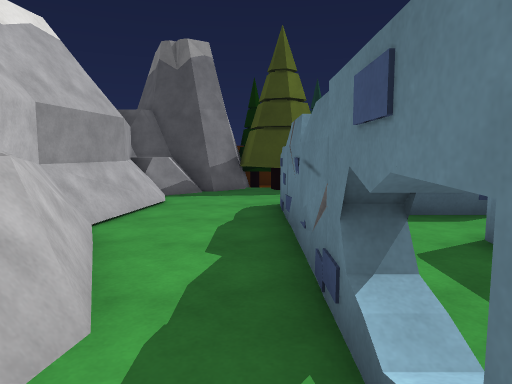
View 1 (above)

23 first-person views from a walk through a Unity game level. The camera is 1.3 m above the floor, tilts 6° down and sees 70° across. The floor is counted in squares, 1 m on a side. Each view is taken from the middle of a square. On the plan, view 1 faces up. The plan holds only what a view shows up to about 15 squares ahead; the rest is blank. The place goes on beyond the plan. The player character is not drawn. Surface patterns are stand-ins for the level's own textures.

View 2
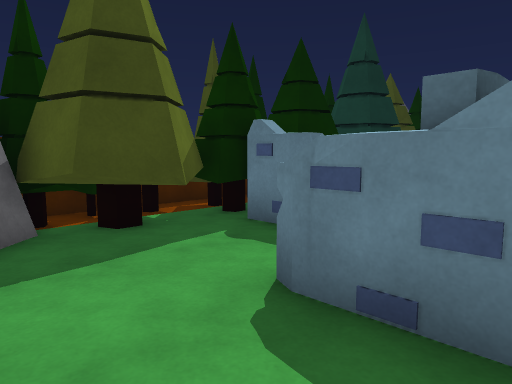

View 3
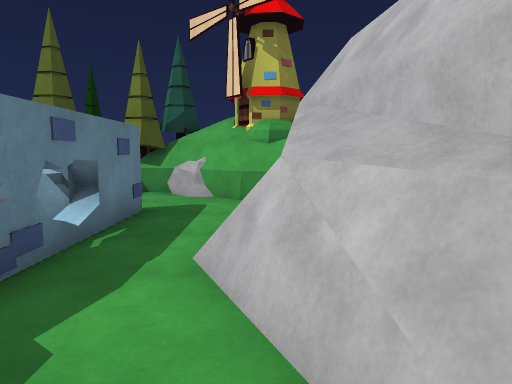

View 4
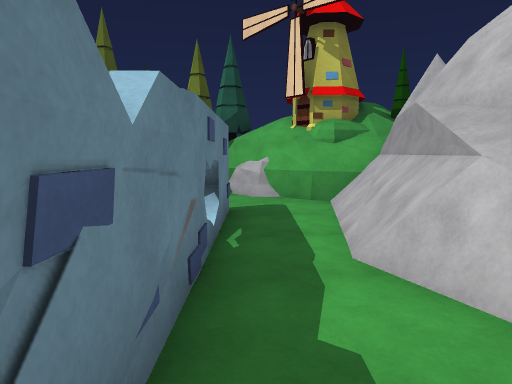

View 5
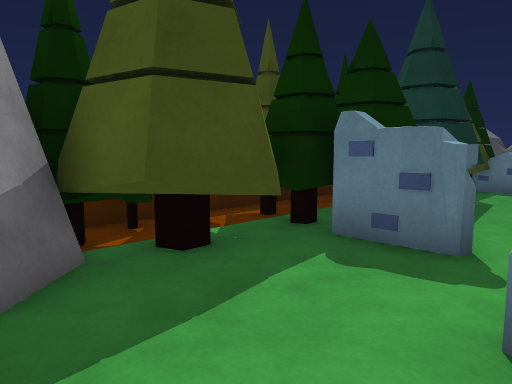

View 6
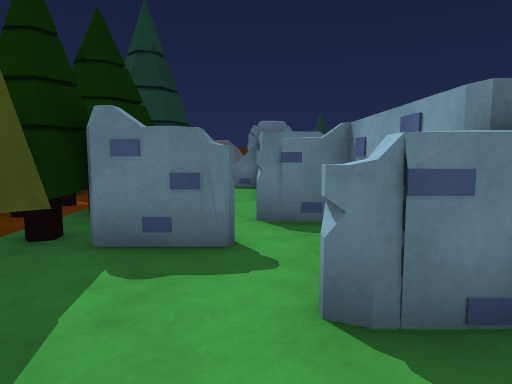

View 7
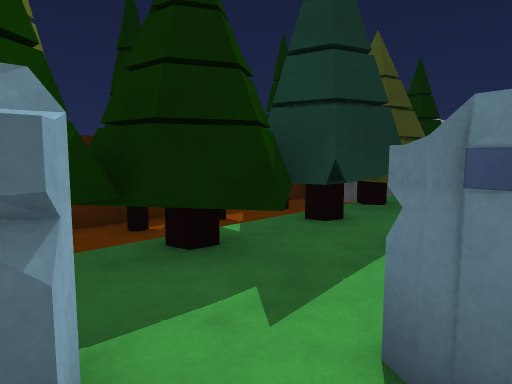

View 8
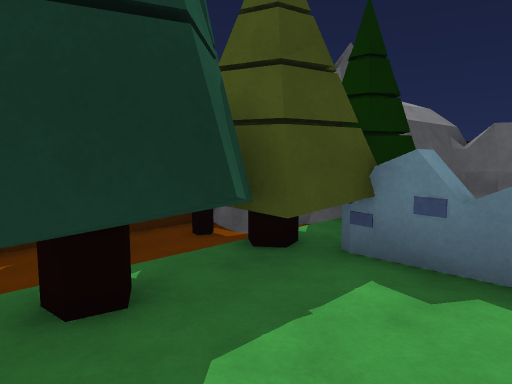

View 9
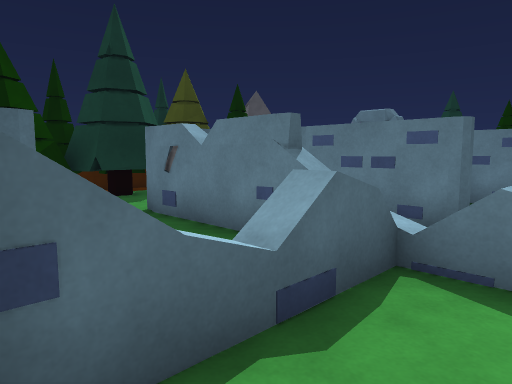

View 10
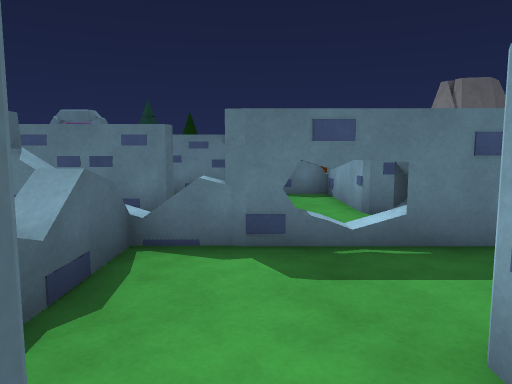

View 11
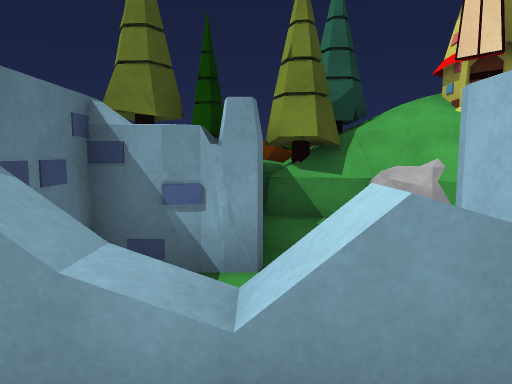

View 12
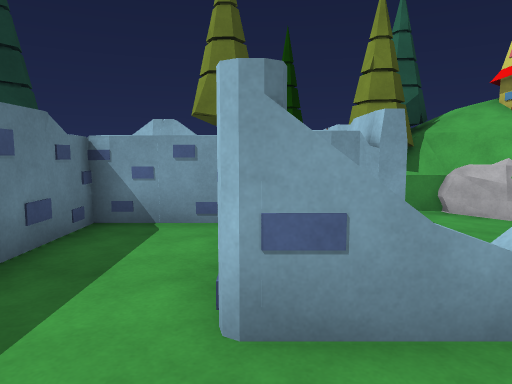

View 13
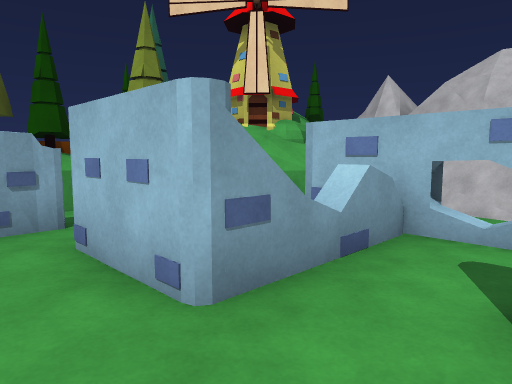

View 14
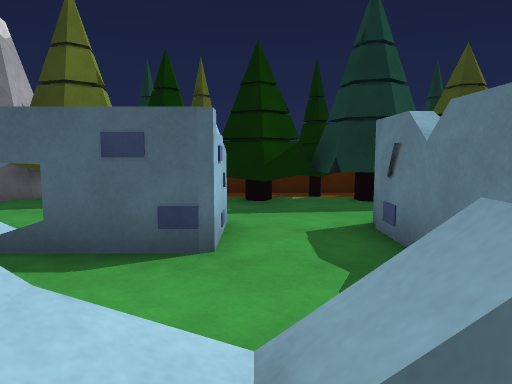

View 15
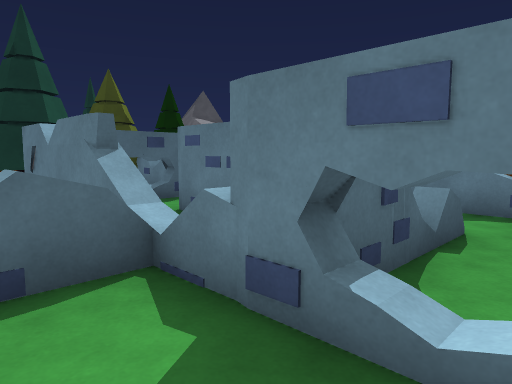

View 16
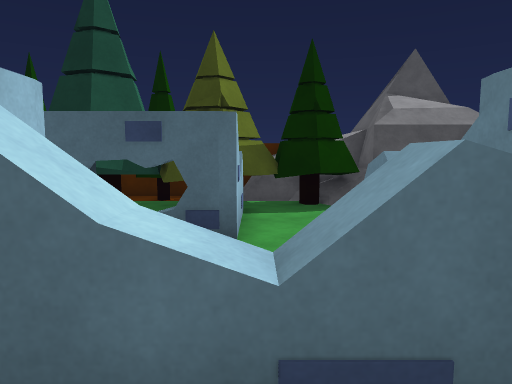

View 17
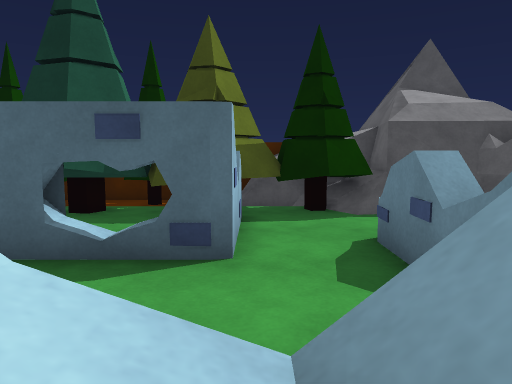

View 18
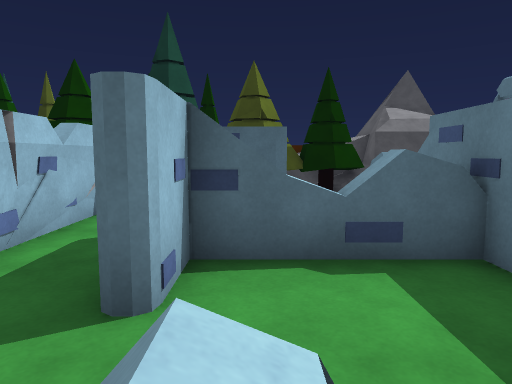

View 19
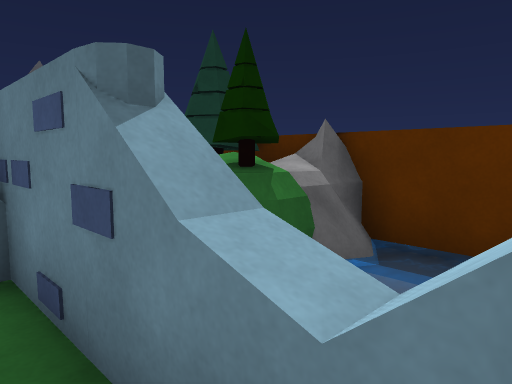

View 20
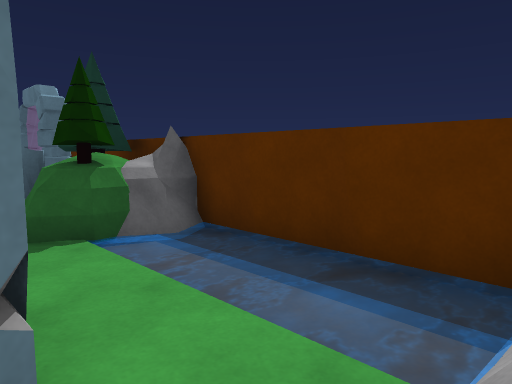

View 21
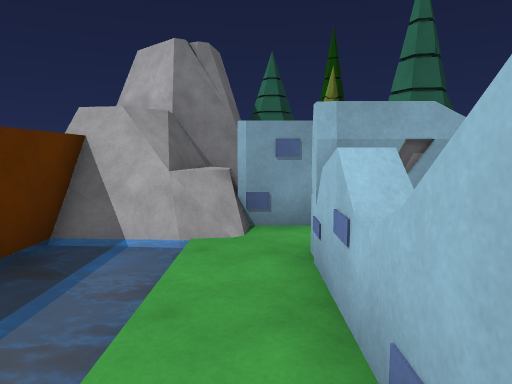

View 22
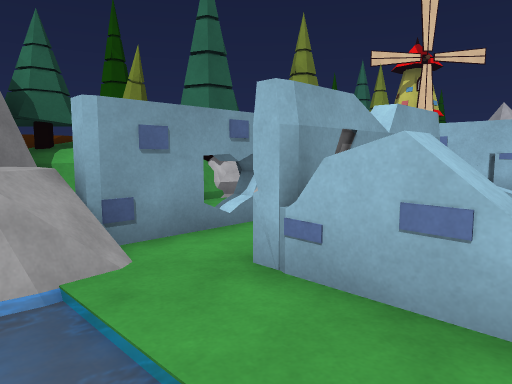

View 23
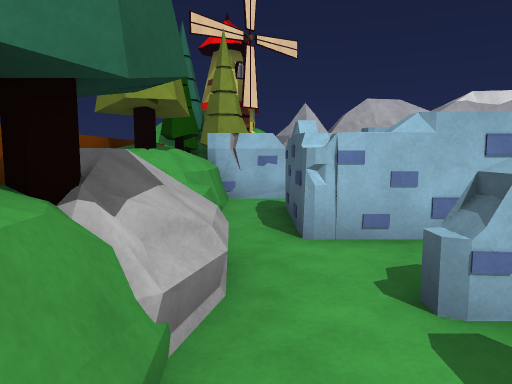

### Floor plan
Key: @ floor where view 1 was taken; # wall or solid block; x gap in a wall; . main floor; : floor 0.5 m higher than the main floor; + floor 2.25 m higher than the main floor; / step, stairs or slope; = window, fence, low wall or low ledge; ~ water the walk can cross; ^ raised ledge; v drop or lower ground; T tree; R rock; W windmill; O other object.
Columns run from 5 left of view 1 to 20 right of it. Each row starts with its distance up from view 1.
 15     #TTTTTTTTTvTTTT  #^^#
 14   ###TTTTTTT TTTTTTTT^ ^^
 13  ####TTTTTTTTTTTTTTTT###=
 12  ##=.TT.#TTTTTTTTTT..  RR
 11  #=.....#........^=..  RR
 10  ##...........#####.^  #
  9  ##...#...#..##.....^
  8  ##...#####..#. ....^  x
  7  #=...#......#. #...#  TT
  6  ##...#......#..#^^^# OTT
  5  ##...#..#...=..#...# TT
  4   ##..#..#^^^x..#...#.TRv
  3   ##..#..#...=......#..~.
  2   ##..#......###==..^..~x
  1   #=..#......#......^..~x
  0   #=.@#^^^#..# .####=..~x
 -1   #/..#   #..#  #####..~.
 -2 ###/....###..#     ...^#v
 -3 ##==....#....#..^.####^^=#
 -4  = ##R..#.####....   =^^^^
 -5 T+WW#RRT#........... ###^
 -6 TW##W TT##^=:  TR#=T^#####
 -7    WWTTT=##TT   TTTTTT#
 -8      TTT  TTT     TTTT

Where each view was taken, in squares from view 1:
view 1: 0 up, 0 right, facing up
view 2: 7 up, 2 left, facing up-right
view 3: 7 up, 2 left, facing down
view 4: 7 up, 0 right, facing down
view 5: 9 up, 2 left, facing up-right
view 6: 10 up, 2 left, facing right
view 7: 9 up, 3 right, facing up-right
view 8: 10 up, 8 right, facing up-right
view 9: 2 up, 4 right, facing up-right
view 10: 2 up, 3 right, facing right
view 11: 2 up, 3 right, facing down
view 12: 3 up, 5 right, facing down
view 13: 3 up, 7 right, facing down-left
view 14: 3 up, 6 right, facing up
view 15: 0 up, 6 right, facing up-right
view 16: 4 up, 13 right, facing up
view 17: 5 up, 13 right, facing up
view 18: 1 up, 12 right, facing up
view 19: 1 up, 14 right, facing up-right
view 20: 2 down, 15 right, facing up-right
view 21: 4 up, 16 right, facing down
view 22: 2 up, 18 right, facing down-left
view 23: 5 down, 14 right, facing left
